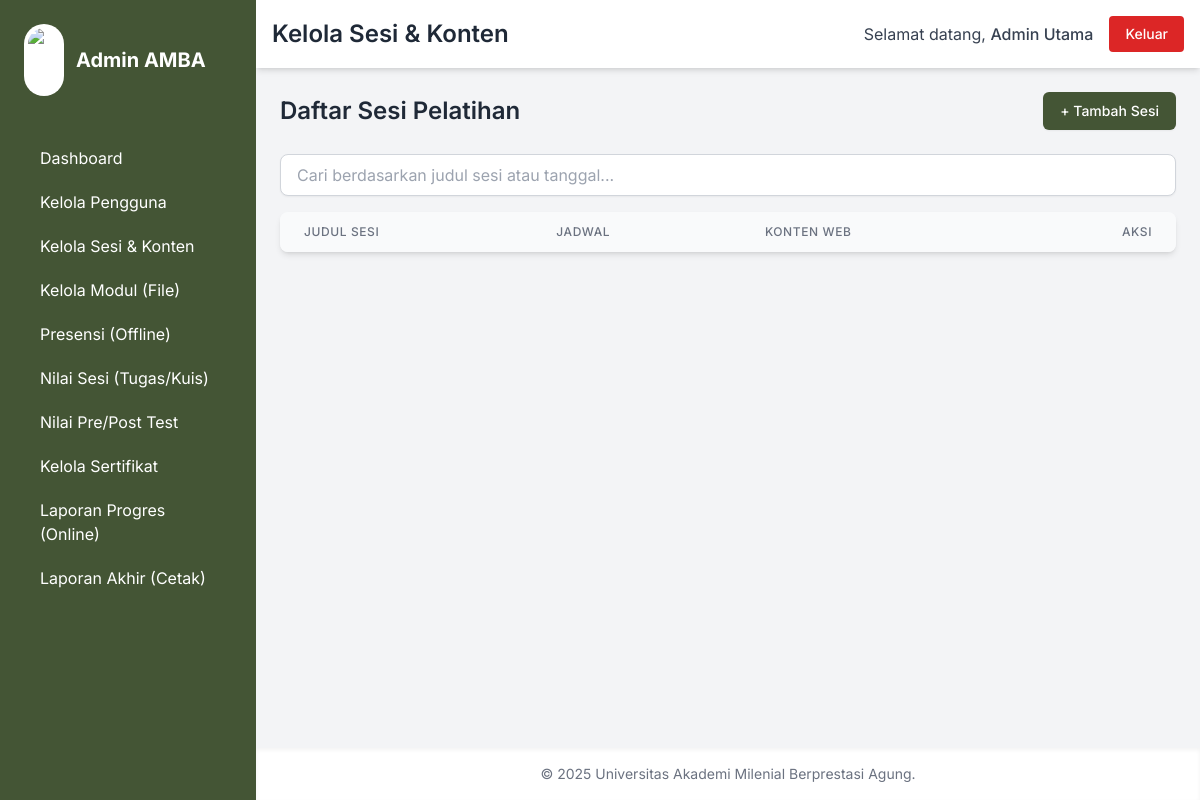
Page /admin/kelola_sesi.php (signed in) on the earlier database version.
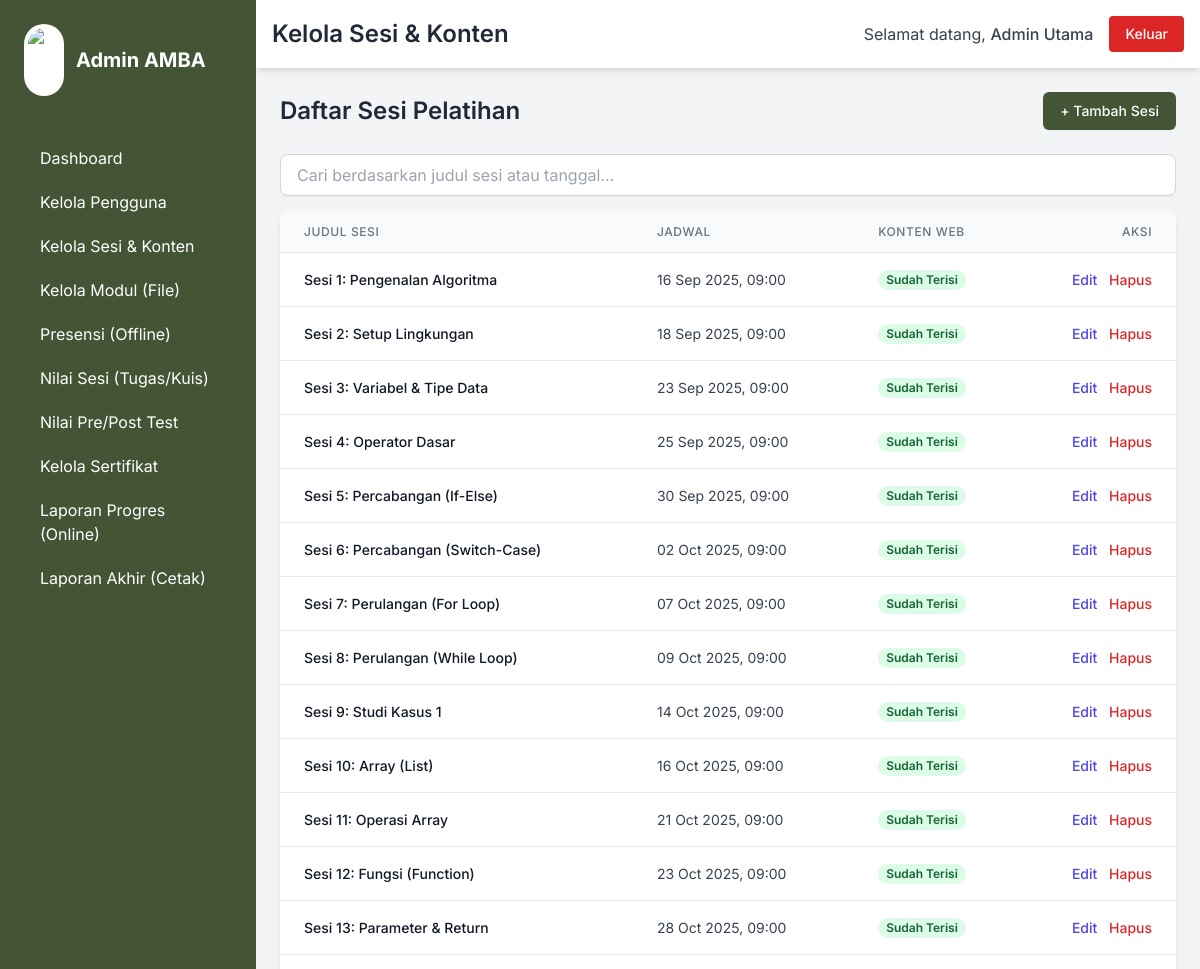
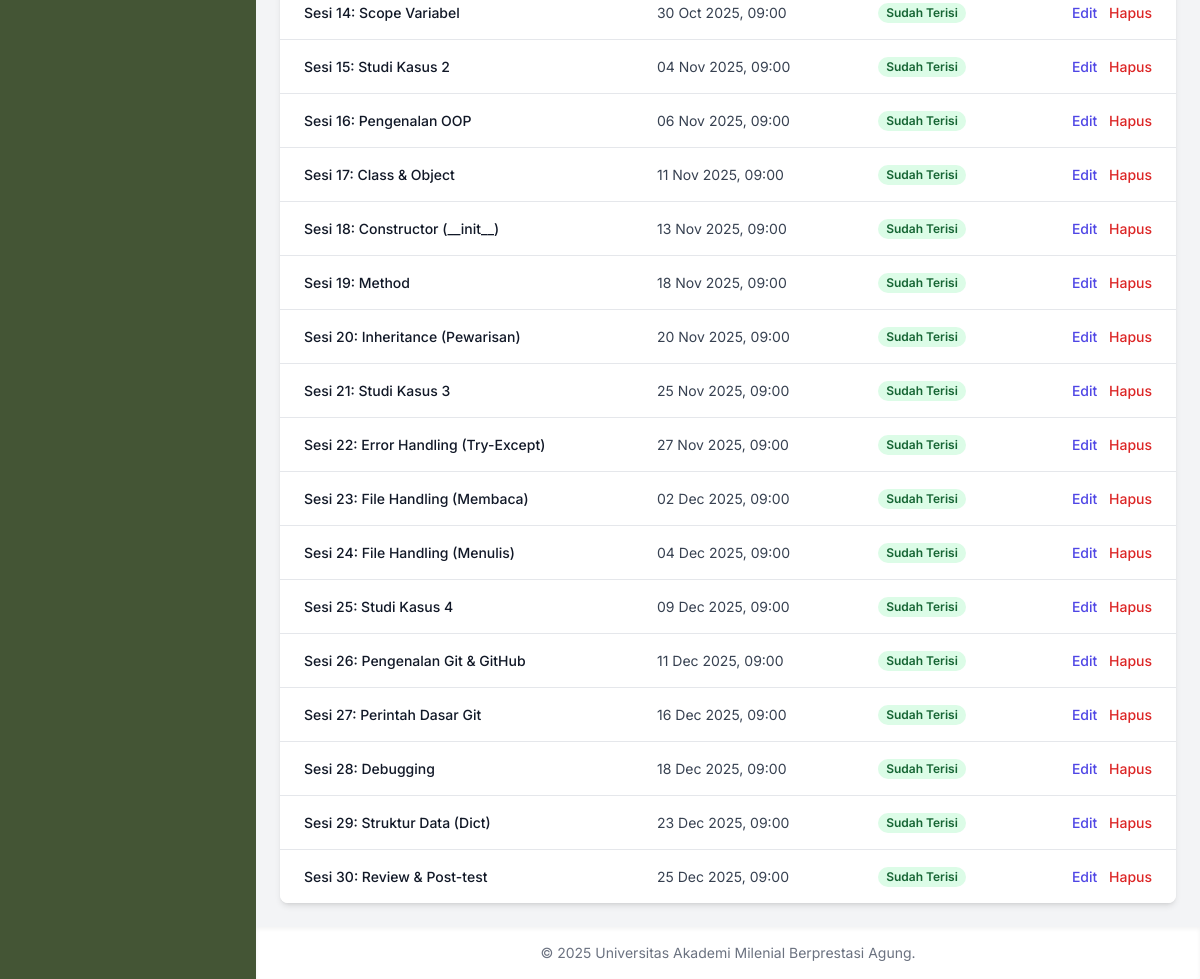
Same page on the later database version (2 pictures, top to bottom).
### tables this page shows
CREATE TABLE `materi` (
  `id_materi` int(11) NOT NULL,
  `id_pelatihan` int(11) DEFAULT NULL,
  `judul_materi` varchar(255) NOT NULL,
  `deskripsi_sesi` text DEFAULT NULL,
  `konten_web` longtext DEFAULT NULL,
  `file_modul` varchar(255) DEFAULT NULL,
  `jadwal_sesi` datetime DEFAULT NULL
);

### admin/kelola_sesi.php (the view, shortened to what the changed rows need)
<?php
require_once __DIR__ . '/../konfigurasi/koneksi_db.php';
require_once __DIR__ . '/../templat/header_admin.php';
$aksi = $_GET['aksi'] ?? '';
$id_pelatihan_default = 1;
$sesi_edit = null;
$stmt = $pdo->prepare("SELECT * FROM materi WHERE id_pelatihan = ? ORDER BY jadwal_sesi");
$stmt->execute([$id_pelatihan_default]);
$daftar_sesi = $stmt->fetchAll();
?>
<?php if ($aksi == 'tambah' || $aksi == 'edit'): ?>
    <div class="bg-white p-6 rounded-lg shadow-md animate-fade-in-up">
        <h2 class="text-2xl font-semibold text-gray-800 mb-6"><?php echo $aksi == 'tambah' ? 'Tambah Sesi Baru' : 'Edit Sesi'; ?></h2>
        <form action="kelola_sesi.php" method="POST">
            <input type="hidden" name="aksi" value="<?php echo $aksi; ?>">
            <?php if ($aksi == 'edit'): ?><input type="hidden" name="id_materi" value="<?php echo htmlspecialchars($sesi_edit['id_materi'] ?? ''); ?>"><?php endif; ?>
            <div class="mb-4">
                <label for="judul_materi" class="block text-sm font-medium text-gray-700">Judul Sesi</label>
                <input type="text" id="judul_materi" name="judul_materi" value="<?php echo htmlspecialchars($sesi_edit['judul_materi'] ?? ''); ?>" class="mt-1 block w-full px-3 py-2 border border-gray-300 rounded-md shadow-sm focus:outline-none focus:ring-amba-hijau-tua focus:border-amba-hijau-tua" required>
            </div>
            <div class="mb-4">
                <label for="jadwal_sesi" class="block text-sm font-medium text-gray-700">Jadwal Sesi</label>
                <input type="datetime-local" id="jadwal_sesi" name="jadwal_sesi" value="<?php echo !empty($sesi_edit['jadwal_sesi']) ? date('Y-m-d\TH:i', strtotime($sesi_edit['jadwal_sesi'])) : ''; ?>" class="mt-1 block w-full px-3 py-2 border border-gray-300 rounded-md shadow-sm focus:outline-none focus:ring-amba-hijau-tua focus:border-amba-hijau-tua" required>
            </div>
            <div class="mb-4">
                <label for="deskripsi_sesi" class="block text-sm font-medium text-gray-700">Deskripsi Singkat (Tampil di daftar materi)</label>
                <textarea id="deskripsi_sesi" name="deskripsi_sesi" rows="3" class="mt-1 block w-full px-3 py-2 border border-gray-300 rounded-md shadow-sm focus:outline-none focus:ring-amba-hijau-tua focus:border-amba-hijau-tua"><?php echo htmlspecialchars($sesi_edit['deskripsi_sesi'] ?? ''); ?></textarea>
            </div>
            <div class="mb-4">
                <label for="konten_web" class="block text-sm font-medium text-gray-700">Konten Materi (Bisa diisi HTML)</label>
                <textarea id="konten_web" name="konten_web" rows="15" class="mt-1 block w-full px-3 py-2 border border-gray-300 rounded-md shadow-sm focus:outline-none focus:ring-amba-hijau-tua focus:border-amba-hijau-tua font-mono"><?php echo htmlspecialchars($sesi_edit['konten_web'] ?? ''); ?></textarea>
                <p class="mt-2 text-xs text-gray-500">Anda bisa menggunakan tag HTML di sini, contoh: &lt;h1&gt;Judul&lt;/h1&gt;, &lt;p&gt;Paragraf.&lt;/p&gt;, &lt;pre&gt;&lt;code class="language-python"&gt;...&lt;/code&gt;&lt;/pre&gt; untuk kode.</p>
            </div>
            <div class="flex items-center justify-end space-x-4">
                <a href="kelola_sesi.php" class="py-2 px-4 border border-gray-300 rounded-md shadow-sm text-sm font-medium text-gray-700 bg-white hover:bg-gray-50">Batal</a>
                <button type="submit" class="py-2 px-4 border border-transparent rounded-md shadow-sm text-sm font-medium text-white bg-amba-hijau-tua hover:bg-amba-hijau-muda hover:text-amba-hijau-tua transition duration-200">Simpan Sesi</button>
            </div>
        </form>
    </div>
<?php else: ?>
    <div class="flex justify-between items-center mb-6 animate-fade-in-up">
        <h2 class="text-2xl font-semibold text-gray-800">Daftar Sesi Pelatihan</h2>
    </div>
    <div class="bg-white shadow-md rounded-lg overflow-x-auto animate-fade-in-up">
        <table class="min-w-full divide-y divide-gray-200">
            <thead class="bg-gray-50">
                <tr>
                    <th scope="col" class="px-6 py-3 text-left text-xs font-medium text-gray-500 uppercase tracking-wider">Judul Sesi</th>
                    <th scope="col" class="px-6 py-3 text-left text-xs font-medium text-gray-500 uppercase tracking-wider">Jadwal</th>
                    <th scope="col" class="px-6 py-3 text-left text-xs font-medium text-gray-500 uppercase tracking-wider">Konten Web</th>
                    <th scope="col" class="px-6 py-3 text-right text-xs font-medium text-gray-500 uppercase tracking-wider">Aksi</th>
                </tr>
            </thead>
            <tbody class="bg-white divide-y divide-gray-200" id="tabel-sesi">
                <?php foreach ($daftar_sesi as $sesi): ?>
                <tr>
                    <td class="px-6 py-4 whitespace-nowrap text-sm font-medium text-gray-900"><?php echo htmlspecialchars($sesi['judul_materi']); ?></td>
                    <td class="px-6 py-4 whitespace-nowrap text-sm text-gray-700"><?php echo htmlspecialchars(date('d M Y, H:i', strtotime($sesi['jadwal_sesi']))); ?></td>
                    <td class="px-6 py-4 text-sm text-gray-700">
                        <?php if (!empty($sesi['konten_web'])): ?>
                            <span class="px-2 inline-flex text-xs leading-5 font-semibold rounded-full bg-green-100 text-green-800">Sudah Terisi</span>
                        <?php else: ?>
                            <span class="px-2 inline-flex text-xs leading-5 font-semibold rounded-full bg-red-100 text-red-800">Kosong</span>
                        <?php endif; ?>
                    </td>
                    <td class="px-6 py-4 whitespace-nowrap text-right text-sm font-medium space-x-2">
                        <a href="?aksi=edit&id=<?php echo $sesi['id_materi']; ?>" class="text-indigo-600 hover:text-indigo-900">Edit</a>
                        <a href="?aksi=hapus&id=<?php echo $sesi['id_materi']; ?>" class="text-red-600 hover:text-red-900" onclick="return confirm('Apakah Anda yakin ingin menghapus sesi ini?');">Hapus</a>
                    </td>
                </tr>
                <?php endforeach; ?>
            </tbody>
        </table>
    </div>
<?php endif; ?>
<?php
require_once __DIR__ . '/../templat/footer_admin.php';
?>

Differences in the rows shown:
added materi: judul_materi "Sesi 1: Pengenalan Algoritma", jadwal_sesi "16 Sep 2025, 09:00", shows "Sudah Terisi"
added materi: judul_materi "Sesi 2: Setup Lingkungan", jadwal_sesi "18 Sep 2025, 09:00", shows "Sudah Terisi"
added materi: judul_materi "Sesi 3: Variabel & Tipe Data", jadwal_sesi "23 Sep 2025, 09:00", shows "Sudah Terisi"
added materi: judul_materi "Sesi 4: Operator Dasar", jadwal_sesi "25 Sep 2025, 09:00", shows "Sudah Terisi"
added materi: judul_materi "Sesi 5: Percabangan (If-Else)", jadwal_sesi "30 Sep 2025, 09:00", shows "Sudah Terisi"
added materi: judul_materi "Sesi 6: Percabangan (Switch-Case)", jadwal_sesi "02 Oct 2025, 09:00", shows "Sudah Terisi"
added materi: judul_materi "Sesi 7: Perulangan (For Loop)", jadwal_sesi "07 Oct 2025, 09:00", shows "Sudah Terisi"
added materi: judul_materi "Sesi 8: Perulangan (While Loop)", jadwal_sesi "09 Oct 2025, 09:00", shows "Sudah Terisi"
added materi: judul_materi "Sesi 9: Studi Kasus 1", jadwal_sesi "14 Oct 2025, 09:00", shows "Sudah Terisi"
added materi: judul_materi "Sesi 10: Array (List)", jadwal_sesi "16 Oct 2025, 09:00", shows "Sudah Terisi"
added materi: judul_materi "Sesi 11: Operasi Array", jadwal_sesi "21 Oct 2025, 09:00", shows "Sudah Terisi"
added materi: judul_materi "Sesi 12: Fungsi (Function)", jadwal_sesi "23 Oct 2025, 09:00", shows "Sudah Terisi"
added materi: judul_materi "Sesi 13: Parameter & Return", jadwal_sesi "28 Oct 2025, 09:00", shows "Sudah Terisi"
added materi: judul_materi "Sesi 14: Scope Variabel", jadwal_sesi "30 Oct 2025, 09:00", shows "Sudah Terisi"
added materi: judul_materi "Sesi 15: Studi Kasus 2", jadwal_sesi "04 Nov 2025, 09:00", shows "Sudah Terisi"
added materi: judul_materi "Sesi 16: Pengenalan OOP", jadwal_sesi "06 Nov 2025, 09:00", shows "Sudah Terisi"
added materi: judul_materi "Sesi 17: Class & Object", jadwal_sesi "11 Nov 2025, 09:00", shows "Sudah Terisi"
added materi: judul_materi "Sesi 18: Constructor (__init__)", jadwal_sesi "13 Nov 2025, 09:00", shows "Sudah Terisi"
added materi: judul_materi "Sesi 19: Method", jadwal_sesi "18 Nov 2025, 09:00", shows "Sudah Terisi"
added materi: judul_materi "Sesi 20: Inheritance (Pewarisan)", jadwal_sesi "20 Nov 2025, 09:00", shows "Sudah Terisi"
added materi: judul_materi "Sesi 21: Studi Kasus 3", jadwal_sesi "25 Nov 2025, 09:00", shows "Sudah Terisi"
added materi: judul_materi "Sesi 22: Error Handling (Try-Except)", jadwal_sesi "27 Nov 2025, 09:00", shows "Sudah Terisi"
added materi: judul_materi "Sesi 23: File Handling (Membaca)", jadwal_sesi "02 Dec 2025, 09:00", shows "Sudah Terisi"
added materi: judul_materi "Sesi 24: File Handling (Menulis)", jadwal_sesi "04 Dec 2025, 09:00", shows "Sudah Terisi"
added materi: judul_materi "Sesi 25: Studi Kasus 4", jadwal_sesi "09 Dec 2025, 09:00", shows "Sudah Terisi"
added materi: judul_materi "Sesi 26: Pengenalan Git & GitHub", jadwal_sesi "11 Dec 2025, 09:00", shows "Sudah Terisi"
added materi: judul_materi "Sesi 27: Perintah Dasar Git", jadwal_sesi "16 Dec 2025, 09:00", shows "Sudah Terisi"
added materi: judul_materi "Sesi 28: Debugging", jadwal_sesi "18 Dec 2025, 09:00", shows "Sudah Terisi"
added materi: judul_materi "Sesi 29: Struktur Data (Dict)", jadwal_sesi "23 Dec 2025, 09:00", shows "Sudah Terisi"
added materi: judul_materi "Sesi 30: Review & Post-test", jadwal_sesi "25 Dec 2025, 09:00", shows "Sudah Terisi"
